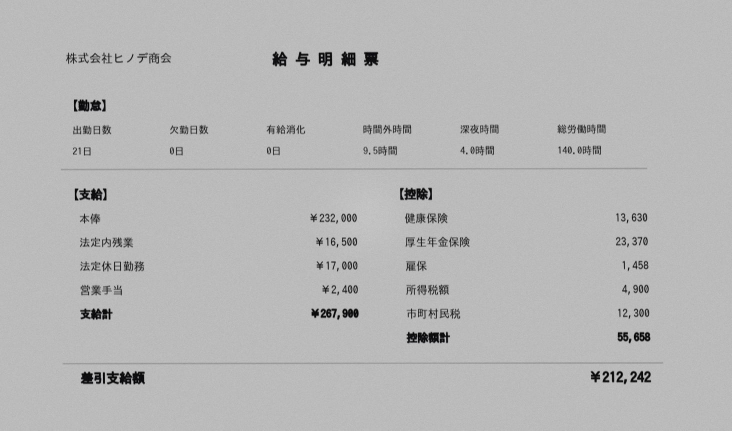
#> input picture native-ios/TedoriLogInput/Fixtures/holdout/hold02.jpg, 1464 x 861 px (shown at 1/2 size)
$ python ocr_tokens.py ../../native-ios/TedoriLogInput/Fixtures/holdout/hold02.jpg
#> lines starting #> are read from the running program, lines starting #| are printed output that depends on the picture
#!/usr/bin/env python3
"""画像をローカルOCRにかけ、位置付きトークンJSONを出力する。

本番iOSでは Apple Vision (VNRecognizeTextRequest, 端末内処理) を使う前提。
本PoCの検証環境ではmacOSが無いため、同じ「端末内OCR」の代替として
ローカル実行のTesseract(日本語)を使用する。いずれも外部APIへは送信しない。

使い方: python3 tools/ocr_tokens.py <image> <out.json> [--scale 2.4] [--psm 4]
"""

import argparse
import json
import os
import re
import subprocess
import sys
import tempfile

from PIL import Image, ImageChops, ImageFilter, ImageOps

# 端末内OCRの前処理。影・低コントラストで文字が潰れるのを防ぐ。
# Apple Vision は内部で同等の正規化を行うため、Tesseractを代替に使う本PoCでは明示的に実施する。
UPSCALE_TARGET_WIDTH = 1600


def _upscaled_original(image_path):
    img = Image.open(image_path).convert("L")
    if img.width < UPSCALE_TARGET_WIDTH:
        ratio = UPSCALE_TARGET_WIDTH / img.width
#> ratio = 1.09
        img = img.resize((int(img.width * ratio), int(img.height * ratio)), Image.LANCZOS)
#> img: PIL image 1600x940 L
    else:
        ratio = 1.0
    return img, ratio


def preprocess(image_path):
    img, ratio = _upscaled_original(image_path)
#> ratio = 1.09
    # フラットフィールド補正: 大きくぼかした背景を引いて照明ムラ・影を除去する
    background = img.filter(ImageFilter.BoxBlur(max(8, img.width // 25)))
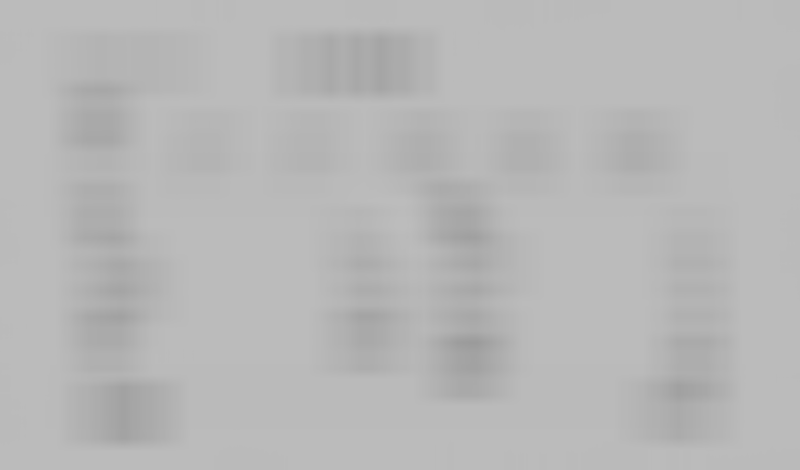
#> background: PIL image 1600x940 L (shown at 1/2 size); min 155, max 188, mean 183
    flat = ImageChops.subtract(img, background, scale=1, offset=200)
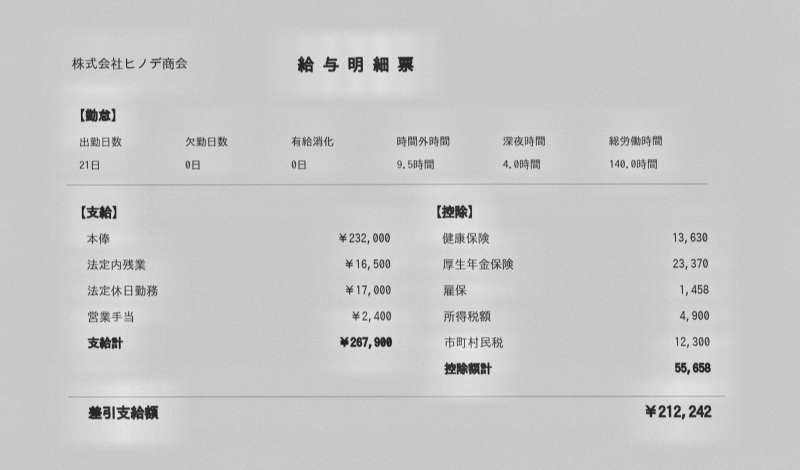
#> flat: PIL image 1600x940 L (shown at 1/2 size); min 17, max 255, mean 199.9
    flat = ImageOps.autocontrast(flat, cutoff=1)
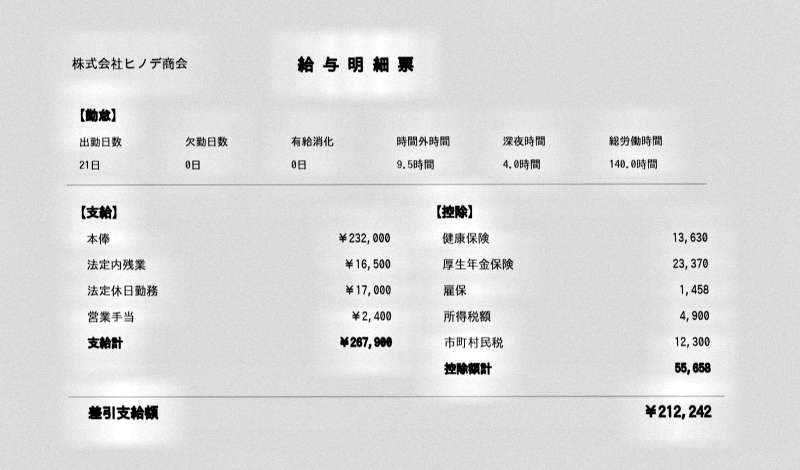
#> flat: PIL image 1600x940 L (shown at 1/2 size); min 0, max 255, mean 219
    return flat, ratio


def _run_tesseract(image_path, psm, lang, extra=None):
    cmd = [
        "tesseract", image_path, "stdout",
        "-l", lang, "--psm", str(psm),
        "-c", "preserve_interword_spaces=1",
    ]
    if extra:
        cmd.extend(extra)
    cmd.append("tsv")
    return subprocess.run(cmd, capture_output=True, text=True, check=True).stdout


def _ocr_image(image, scale, psm, lang):
    with tempfile.NamedTemporaryFile(suffix=".png", delete=False) as tmp:
        image.save(tmp.name)
        path = tmp.name
    try:
        return _parse_tsv(_run_tesseract(path, psm, lang), scale)
    finally:
        os.unlink(path)


def ocr_token_variants(image_path, scale=1.0, psm=4, lang="jpn", refine_digits=True):
    """2通りの読み取り結果を返す。

    raw  … 拡大のみ（日本語の項目名に強い）
    flat … 影・低コントラストを平坦化（数字と暗い写真に強い）

    どちらが良いかは明細ごとに変わるため、選択は解析エンジン側の自己評価（検算が通るか）
    に任せる。実機では Vision を2条件で走らせることに相当する。
    """
    processed, flat_ratio = preprocess(image_path)
#> flat_ratio = 1.09
    original, raw_ratio = _upscaled_original(image_path)
#> raw_ratio = 1.09

    variants = []
    for name, image, ratio in (("raw", original, raw_ratio), ("flat", processed, flat_ratio)):
        tokens = _ocr_image(image, scale * ratio, psm, lang)
        if refine_digits:
            # 数字の再認識は常に平坦化画像で行う（影に強いため）
            tokens = refine_digit_tokens(processed, tokens, scale * flat_ratio)
        variants.append({"name": name, "tokens": tokens})
#> this loop made 1 pass
#> (name, ratio) on pass 1: ('raw', 1.09)
#> after the loop, variants = []
    return variants


def ocr_tokens(image_path, scale=1.0, psm=4, lang="jpn", refine_digits=True):
    """単一の読み取り結果（平坦化画像ベース）。"""
    variants = ocr_token_variants(image_path, scale, psm, lang, refine_digits)
    return variants[1]["tokens"]


# [27 lines left out: function _parse_tsv, not called in this run]


DIGITISH = re.compile(r"^[\d,.\s¥￥()（）△▲Aa-]+$")


# [46 lines left out: function refine_digit_tokens, not called in this run]


def main():
    ap = argparse.ArgumentParser()
    ap.add_argument("image")
    ap.add_argument("out", nargs="?")
    ap.add_argument("--scale", type=float, default=1.0)
    ap.add_argument("--psm", type=int, default=4)
    args = ap.parse_args()

    if not os.path.exists(args.image):
        print(f"not found: {args.image}", file=sys.stderr)
        return 1
    tokens = ocr_tokens(args.image, args.scale, args.psm)
    payload = {"source": "ocr", "engine": "tesseract-jpn(local)", "tokens": tokens, "pageCount": 1}
    text = json.dumps(payload, ensure_ascii=False, indent=1)
    if args.out:
        with open(args.out, "w", encoding="utf-8") as f:
            f.write(text)
        print(f"{args.image} -> {args.out} ({len(tokens)} tokens)")
    else:
        print(text)
    return 0


if __name__ == "__main__":
#> (the run stopped early here; a loop or call above may not have finished)

$ run again, on native-ios/TedoriLogInput/Fixtures/holdout/hold07.jpg
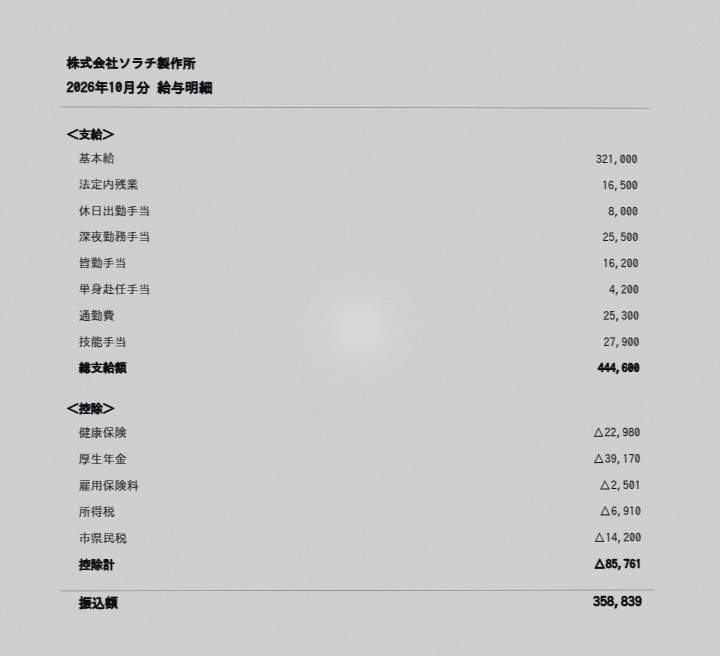
#> input picture native-ios/TedoriLogInput/Fixtures/holdout/hold07.jpg, 1440 x 1312 px (shown at 1/2 size)
#> in preprocess, `img, ratio = _upscaled_original(image_path)`: ratio = 1.11
#> in preprocess, `background = img.filter(ImageFilter.BoxBlur(max(8, img.width // 25)))`:
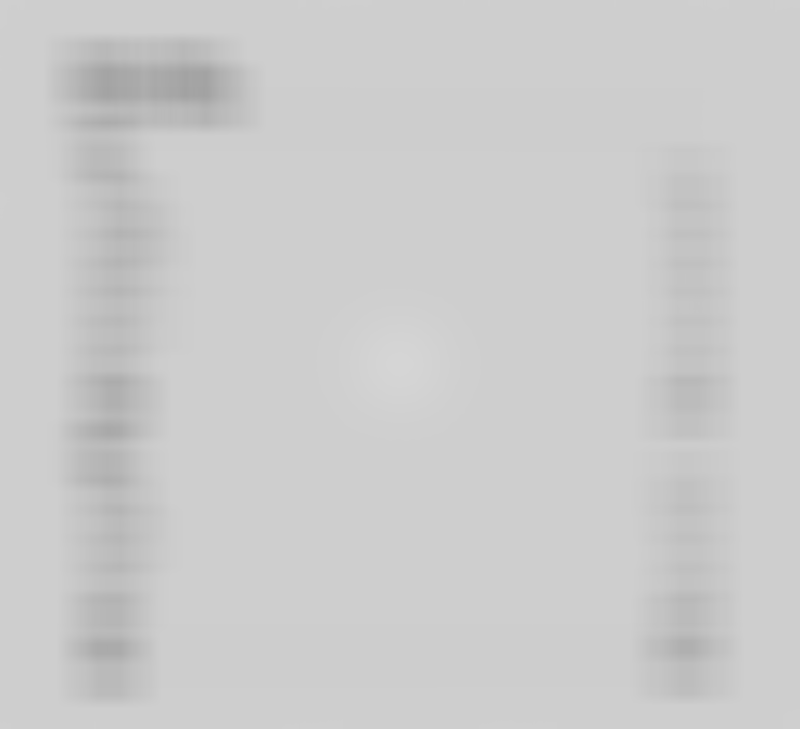
#> background: PIL image 1600x1457 L (shown at 1/2 size); min 162, max 213, mean 203
#> in preprocess, `flat = ImageOps.autocontrast(flat, cutoff=1)`:
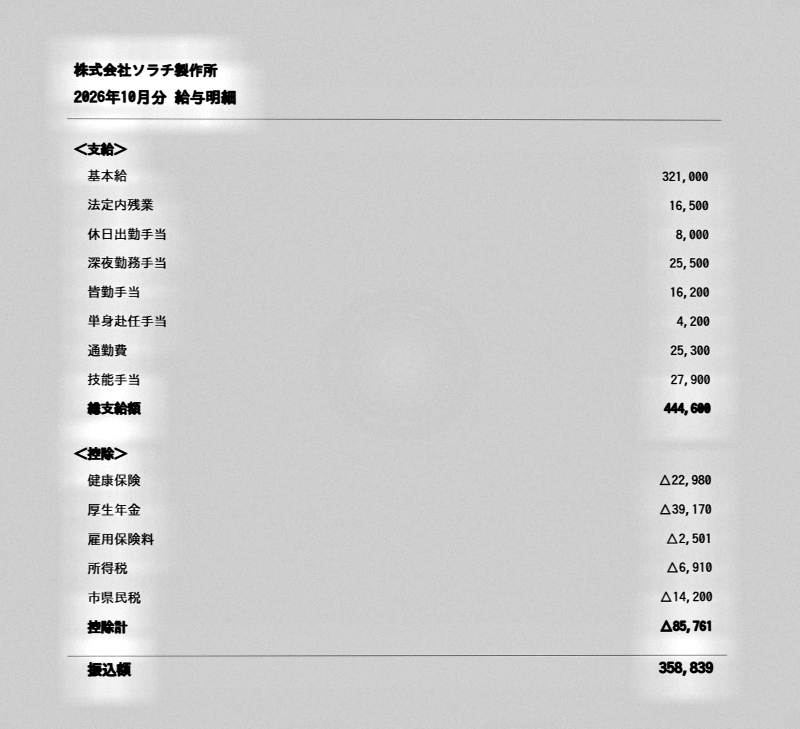
#> flat: PIL image 1600x1457 L (shown at 1/2 size); min 0, max 255, mean 205.8
#> the loop in ocr_token_variants, `for name, image, ratio in (("raw", original, raw_ratio), ("flat", proc..` made 1 pass
#> (name, ratio) on pass 1: ('raw', 1.11)
#> after the loop in ocr_token_variants, `for name, image, ratio in (("raw", original, raw_ratio), ("flat", proc..`: variants = []
